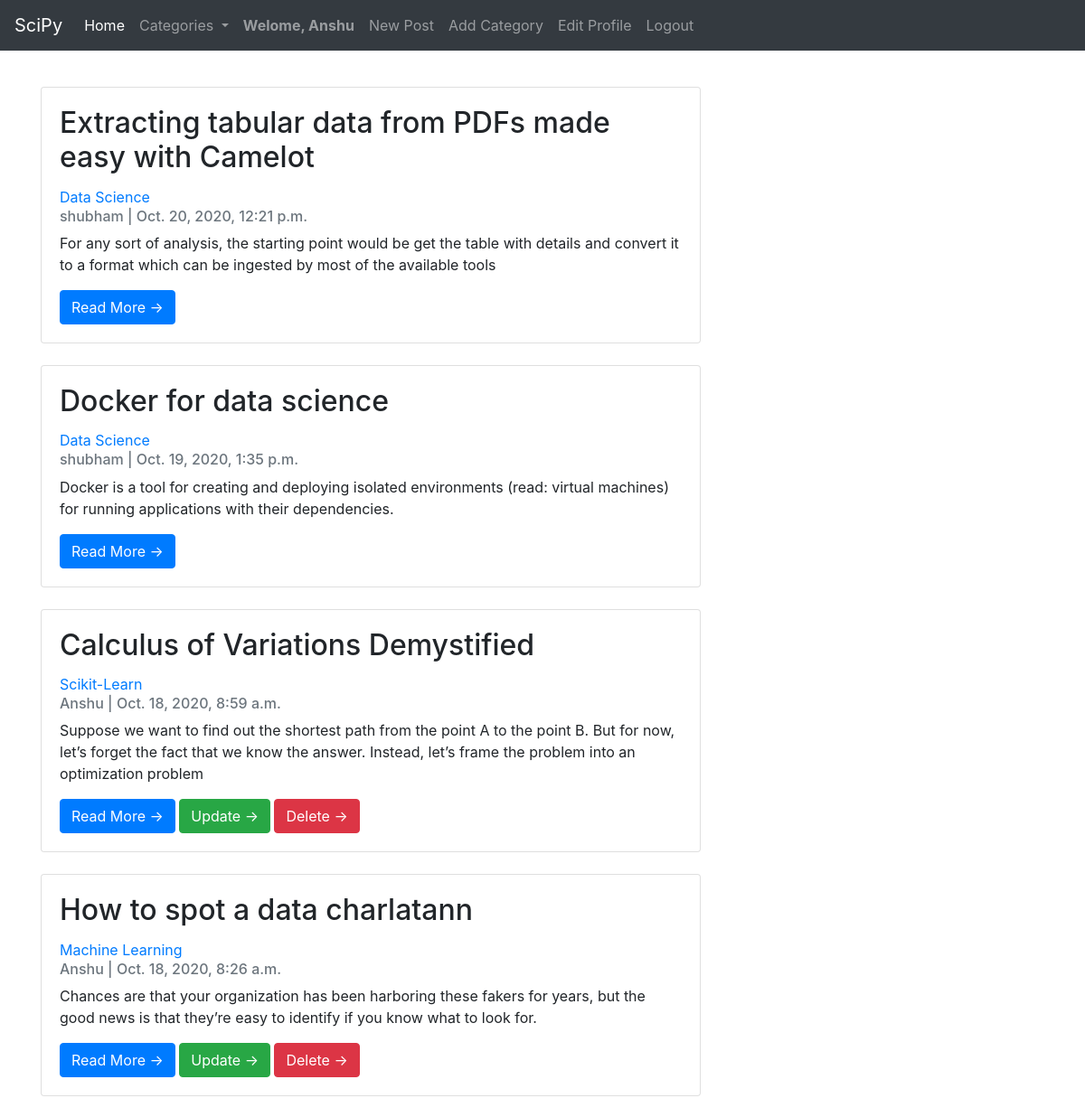
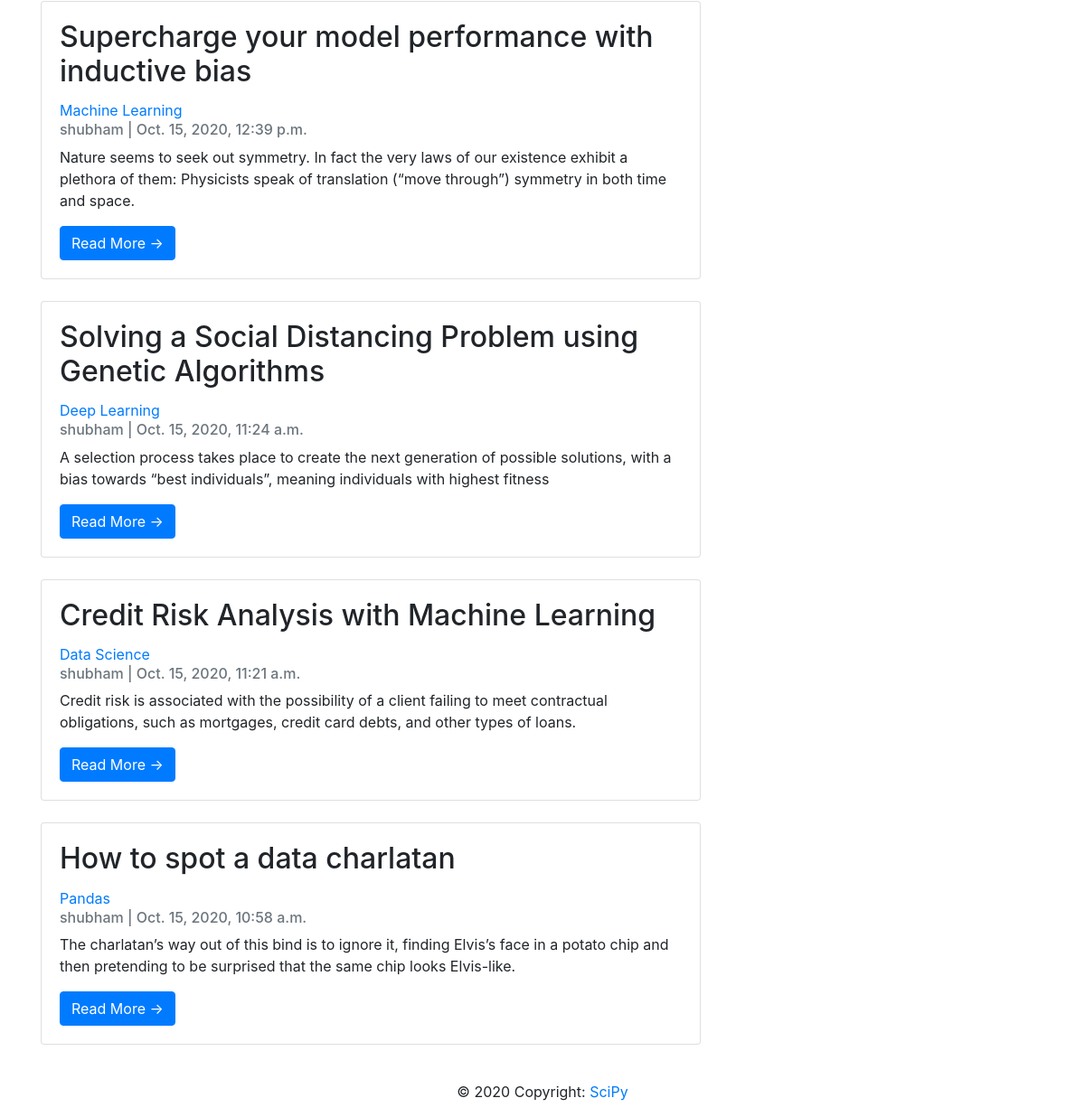
Screenshot of / (signed in) with the database file from the repository (2 pictures, top to bottom).
### Blog/models.py (models this page shows, shortened)
class Blog(models.Model):
	author = models.ForeignKey(User,on_delete=models.CASCADE)
	title = models.CharField(max_length=200,unique=True)
	slug = models.SlugField(max_length=200,unique=True)
	content = RichTextField(blank=True, null=True)
	header_image = models.ImageField(null=True,blank=True,upload_to="images/")
	created_on = models.DateTimeField(auto_now_add=True)
	updated_on = models.DateTimeField(auto_now=True)
	category = models.CharField(max_length=200,default='programming')
	snippet = models.CharField(max_length=200)
	likes = models.ManyToManyField(User,related_name='blog_posts')
	class Meta:
		ordering = ['-created_on']

### Blog/views.py (the view)
# urls.py: path('',HomeView.as_view(),name='home'),
class HomeView(ListView):
	model = Blog
	template_name = "Blog/home.html"
	def get_context_data(self, *args, **kwargs):
		cat_menu = Category.objects.all()
		context = super(HomeView,self).get_context_data(*args,**kwargs)
		context["cat_menu"] = cat_menu
		return context

### Blog/models.py (called while the page is built)
	def __str__(self):
		return self.name

### Blog/templates/Blog/home.html (shortened to what this page needs)
{% extends "Blog/base.html" %}
{% block content %}
<div class="container">
	<div class="row">
		<div class="col-md-8 mt-3 left">
			{% for blog in blog_list %}
			<div class="card mb-4">
				<div class="card-body">
					<h2 class="card-title">{{ blog.title }}</h2>
					<a href="{% url 'category' blog.category %}">{{blog.category}}</a>
					<p class="card-text text-muted h6">{{ blog.author }} | {{ blog.created_on}} </p>
					<p class="card-text">{{blog.snippet}}</p>
					{% if user.is_authenticated %}
						<a href="{% url 'detail' blog.slug  %}" class="btn btn-primary">Read More &rarr;</a>
						{% if user.id == blog.author.id %}
              				<a href="{% url 'update' blog.slug  %}" class="btn btn-success">Update &rarr;</a>
              				<a href="{% url 'delete' blog.slug  %}" class="btn btn-danger">Delete &rarr;</a>
            			{% endif %}
					{% endif %}
				</div>
			</div>
			{% endfor %}
		</div>
	</div>
</div>
{% endblock %}

### Blog/templates/Blog/base.html (shortened to what this page needs)
<!DOCTYPE html>
<html>
<head>
	<link rel="stylesheet" href="https://stackpath.bootstrapcdn.com/bootstrap/4.5.2/css/bootstrap.min.css">
</head>
<body>
	<nav class="navbar navbar-expand-lg navbar-dark bg-dark">
		<a class="navbar-brand" href="{% url 'home' %}">SciPy</a>
		<div class="collapse navbar-collapse" id="navbarSupportedContent">
			<ul class="navbar-nav mr-auto">
				<li class="nav-item active">
					<a class="nav-link" href="{% url 'home' %}">Home <span class="sr-only">(current)</span></a>
				</li>
				<li class="nav-item dropdown">
					<a class="nav-link dropdown-toggle" href="#" id="navbarDropdown" role="button" data-toggle="dropdown" aria-haspopup="true" aria-expanded="false">
						Categories
					</a>
				</li>
				{% if user.is_authenticated %}
					<li class="nav-item">
						<a class="nav-link" href="{% url 'home' %}"><strong>Welome, {{user}}</strong></a>
					</li>
					<li class="nav-item">
						<a class="nav-link" href="{% url 'add_blog' %}">New Post</a>
					</li>
					<li class="nav-item">
						<a class="nav-link" href="{% url 'add_category' %}">Add Category</a>
					</li>
					<li class="nav-item">
						<a class="nav-link" href="{% url 'edit_profile' %}">Edit Profile</a>
					</li>
					<li class="nav-item">
						<a class="nav-link" href="{% url 'logout' %}">Logout</a>
					</li>
				{% endif %}
			</ul>
		</div>
	</nav>
	<br>
	{% block content %}
	{% endblock %}
	<footer class="page-footer font-small blue">
		<div class="footer-copyright text-center py-3">© 2020 Copyright:
			<a href="{% url 'home' %}"> SciPy</a>
		</div>
	</footer>
</body>
</html>

### rows the page displays
Blog: title "Extracting tabular data from PDFs made easy with Camelot", category "Data Science", author "shubham", created_on "Oct. 20, 2020, 12:21 p.m.", snippet "For any sort of analysis, the starting point would be get the table with details and convert it to a format which can be ingested by most of the available tools"
Blog: title "Docker for data science", category "Data Science", author "shubham", created_on "Oct. 19, 2020, 1:35 p.m.", snippet "Docker is a tool for creating and deploying isolated environments (read: virtual machines) for running applications with their dependencies."
Blog: title "Calculus of Variations Demystified", category "Scikit-Learn", author "Anshu", created_on "Oct. 18, 2020, 8:59 a.m.", snippet "Suppose we want to find out the shortest path from the point A to the point B. But for now, let’s forget the fact that we know the answer. Instead, let’s frame the problem into an optimization problem", shows "Update →"
Blog: title "How to spot a data charlatann", category "Machine Learning", author "Anshu", created_on "Oct. 18, 2020, 8:26 a.m.", snippet "Chances are that your organization has been harboring these fakers for years, but the good news is that they’re easy to identify if you know what to look for.", shows "Update →"
Blog: title "Supercharge your model performance with inductive bias", category "Machine Learning", author "shubham", created_on "Oct. 15, 2020, 12:39 p.m.", snippet "Nature seems to seek out symmetry. In fact the very laws of our existence exhibit a plethora of them: Physicists speak of translation (“move through”) symmetry in both time and space."
Blog: title "Solving a Social Distancing Problem using Genetic Algorithms", category "Deep Learning", author "shubham", created_on "Oct. 15, 2020, 11:24 a.m.", snippet "A selection process takes place to create the next generation of possible solutions, with a bias towards “best individuals”, meaning individuals with highest fitness"
Blog: title "Credit Risk Analysis with Machine Learning", category "Data Science", author "shubham", created_on "Oct. 15, 2020, 11:21 a.m.", snippet "Credit risk is associated with the possibility of a client failing to meet contractual obligations, such as mortgages, credit card debts, and other types of loans."
Blog: title "How to spot a data charlatan", category "Pandas", author "shubham", created_on "Oct. 15, 2020, 10:58 a.m.", snippet "The charlatan’s way out of this bind is to ignore it, finding Elvis’s face in a potato chip and then pretending to be surprised that the same chip looks Elvis-like."

### other values shown
{{ user }} "Anshu"
